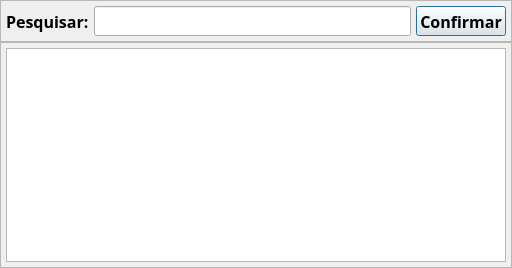
<?xml version="1.0" encoding="UTF-8"?>
<ui version="4.0">
 <class>Pesquisa_Saldo_Conta</class>
 <widget class="QDialog" name="Pesquisa_Saldo_Conta">
  <property name="geometry">
   <rect>
    <x>0</x>
    <y>0</y>
    <width>512</width>
    <height>268</height>
   </rect>
  </property>
  <property name="font">
   <font>
    <family>Segoe UI Semibold</family>
    <pointsize>12</pointsize>
    <bold>true</bold>
   </font>
  </property>
  <property name="windowTitle">
   <string>Pesquisa Lançamentos de Saldo da Conta Biz</string>
  </property>
  <layout class="QVBoxLayout" name="verticalLayout">
   <property name="spacing">
    <number>0</number>
   </property>
   <property name="leftMargin">
    <number>0</number>
   </property>
   <property name="topMargin">
    <number>0</number>
   </property>
   <property name="rightMargin">
    <number>0</number>
   </property>
   <property name="bottomMargin">
    <number>0</number>
   </property>
   <item>
    <widget class="QFrame" name="frm_Filtro">
     <property name="frameShape">
      <enum>QFrame::Shape::StyledPanel</enum>
     </property>
     <property name="frameShadow">
      <enum>QFrame::Shadow::Raised</enum>
     </property>
     <layout class="QHBoxLayout" name="horizontalLayout">
      <property name="spacing">
       <number>5</number>
      </property>
      <property name="leftMargin">
       <number>5</number>
      </property>
      <property name="topMargin">
       <number>5</number>
      </property>
      <property name="rightMargin">
       <number>5</number>
      </property>
      <property name="bottomMargin">
       <number>5</number>
      </property>
      <item>
       <widget class="QLabel" name="lb_Pesquisa">
        <property name="minimumSize">
         <size>
          <width>0</width>
          <height>30</height>
         </size>
        </property>
        <property name="maximumSize">
         <size>
          <width>16777215</width>
          <height>30</height>
         </size>
        </property>
        <property name="text">
         <string>Pesquisar:</string>
        </property>
       </widget>
      </item>
      <item>
       <widget class="QLineEdit" name="txt_Pesquisa">
        <property name="minimumSize">
         <size>
          <width>0</width>
          <height>30</height>
         </size>
        </property>
        <property name="maximumSize">
         <size>
          <width>16777215</width>
          <height>30</height>
         </size>
        </property>
       </widget>
      </item>
      <item>
       <widget class="QPushButton" name="bt_Pesquisa">
        <property name="minimumSize">
         <size>
          <width>0</width>
          <height>30</height>
         </size>
        </property>
        <property name="maximumSize">
         <size>
          <width>16777215</width>
          <height>30</height>
         </size>
        </property>
        <property name="text">
         <string>Confirmar</string>
        </property>
       </widget>
      </item>
     </layout>
    </widget>
   </item>
   <item>
    <widget class="QFrame" name="frm_Lista">
     <property name="frameShape">
      <enum>QFrame::Shape::StyledPanel</enum>
     </property>
     <property name="frameShadow">
      <enum>QFrame::Shadow::Raised</enum>
     </property>
     <layout class="QVBoxLayout" name="verticalLayout_2">
      <property name="spacing">
       <number>5</number>
      </property>
      <property name="leftMargin">
       <number>5</number>
      </property>
      <property name="topMargin">
       <number>5</number>
      </property>
      <property name="rightMargin">
       <number>5</number>
      </property>
      <property name="bottomMargin">
       <number>5</number>
      </property>
      <item>
       <widget class="QTableView" name="tb_Saldo"/>
      </item>
     </layout>
    </widget>
   </item>
  </layout>
 </widget>
 <resources/>
 <connections/>
</ui>
